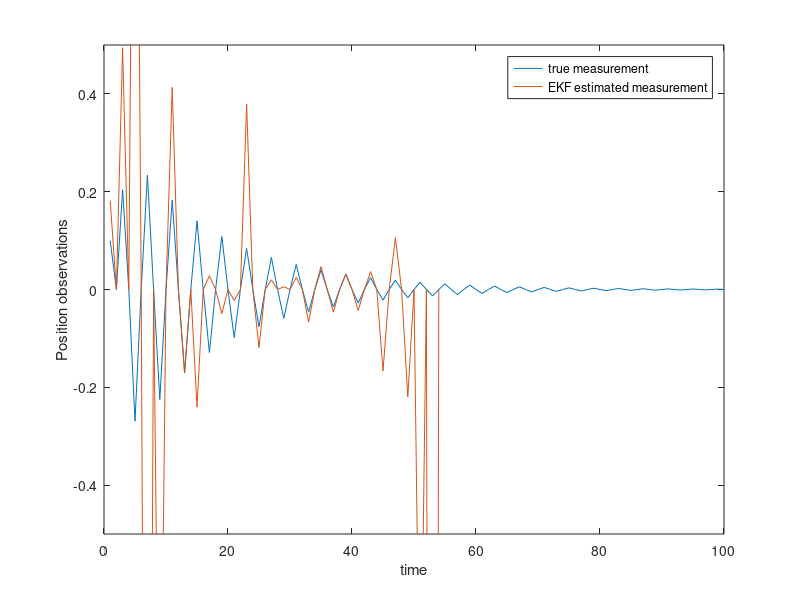

This figure's MATLAB source:
clc, clear all, close all;
%constants initialised to one.
M = 1;
m = 1;
b = 1;
I = 1;
g = 9.8;
l = 1;

p = I*(M+m)+M*m*l^2; %denominator for the A and B matrices

A = [0      1              0           0;
     0 -(I+m*l^2)*b/p  (m^2*g*l^2)/p   0;
     0      0              0           1;
     0 -(m*l*b)/p       m*g*l*(M+m)/p  0];
B = [     0;
     (I+m*l^2)/p;
          0;
        m*l/p];
C = [1 0 0 0;
     0 0 1 0];
D = [0;
     0];

 dt=0.1;
 tfin = 5;
 tspan = 0:dt:tfin;
 
 sysc = ss(A,B,C,D);
 sysd = c2d(sysc,dt);
 
 Ad = sysd.A;
Bd = sysd.B;
Cd = sysd.C;
Dd = sysd.D;

%Simulation
mu = [1 0 0.1 0]';
sigma = eye(4);

u =0;
w1 = normrnd(0,0.1,100,1);
w3 = normrnd(0,0.2,100,1);
w2 = normrnd(0,0.1,100,1);
w4 = normrnd(0,0.3,100,1);
%disturbances
wn= [w1,w2,w3,w4];
%disturbance covariance matrix
Q = [0.1 0 0 0; 
    0 0.2 0 0;
    0 0 0.1 0;
    0 0 0 0.3]; 

%gaussian noise
 v1 = normrnd(0,.2,100,1);
 v3 = normrnd(0,.2,100,1);
 %poisson noise
v1=poissrnd(0.1,100,1);
 v3=poissrnd(0.1,100,1);
vn= [v1,v3]; % as sensor readings are taken ony from two output states
  R = [0.1 0;
      0 0.1];
%  R=cov(vn);
G=eye(4);

H = [1 0;0 1];

%non-linear system simulation
xreal(:,1) = mu;
for i=1 :100
     t= xreal(3,i);
  x= xreal(1,i);
 v= xreal(2,i);
  w= xreal(4,i);
    xreal(:,i+1)=[v;
(4*(0+w^2*sin(t)*0.5 - 0.5*x + cos(t)*sin(t)*0.25))/(4-cos(t)^2);
w;
(4*((-0.5*sin(t)) - 0 - w^2*cos(t)*sin(t)*0.25 + x*cos(t)*0.25))/(4-cos(t)*sin(t))];
    yreal(:,i) = C*(xreal(:,i));
end

%noisy system
xn(:,1) = mu;
for i=1 :100
     xn(:,i+1) = xreal(:,i+1)+wn(i,:)';
     y(:,i) = C*xn(:,i) + H*vn(i,:)';
end



% %% Extended kalman filter


x_p=zeros(101,4);
x_p(1,:)=mu;
s_p=zeros(4,4,101);
s_p(:,:,1)=eye(4);
s_u=zeros(4,4,100);
x_u=zeros(100,4);

for i=1:100
  c(:,:,i)=[x_p(i,1) 0 0 0;
      0 0 x_p(i,3) 0];
  
 s_u(:,:,i)=s_p(:,:,i)-s_p(:,:,i)*c(:,:,i)'*inv(c(:,:,i)*s_p(:,:,i)*c(:,:,i)'+R)*c(:,:,i)*s_p(:,:,i);
 x_u(i,:)=x_p(i,:)+(s_p(:,:,i)*c(:,:,i)'*inv(c(:,:,i)*s_p(i)*c(:,:,i)'+R)*(y(:,i)-(c(:,:,i)*x_p(i,:)')))';

 
 t= x_u(i,3);
  x= x_u(i,1);
 v= x_u(i,2);
  w= x_u(i,4);
 
 a = [                               0, 1,                                                                                                                                                                                                                   0,                                         0;
                2/(cos(t)^2 - 4), 0,                                                                               - (2*w^2*cos(t) + cos(t)^2 - sin(t)^2)/(cos(t)^2 - 4) - (2*cos(t)*sin(t)*(2*sin(t)*w^2 + 0 - 2*x + cos(t)*sin(t)))/(cos(t)^2 - 4)^2,              -(4*w*sin(t))/(cos(t)^2 - 4);
                               0, 0,                                                                                                                                                                                                                   0,                                         1;
 -cos(t)/(4*(cos(t)*sin(t) - 4)), 0, (2*cos(t) + (w^2*cos(t)^2)/4 - (w^2*sin(t)^2)/4 - 0 + (x*sin(t))/4)/(cos(t)*sin(t) - 4) - ((cos(t)^2 - sin(t)^2)*((cos(t)*sin(t)*w^2)/4 + 2*sin(t) + 0 - (x*cos(t))/4))/(cos(t)*sin(t) - 4)^2, (w*cos(t)*sin(t))/(2*(cos(t)*sin(t) - 4))];
 
 
 
 
 

 x_p(i+1,:)=[v;
(4*(0+w^2*sin(t)*0.5 - 0.5*x + cos(t)*sin(t)*0.25))/(4-cos(t)^2);
w;
(4*((-0.5*sin(t)) - 0 - w^2*cos(t)*sin(t)*0.25 + x*cos(t)*0.25))/(4-cos(t)*sin(t))]';


   s_p(:,:,i+1)=a*s_u(:,:,i)*a' + Q;
   yk(:,i)=C*x_u(i,:)';
end


plot(1:100,yreal(2,:),1:100,yk(2,:))
legend('true measurement','EKF estimated measurement'), axis([0 100 -0.5 0.5]),xlabel('time'),ylabel('Position observations')
